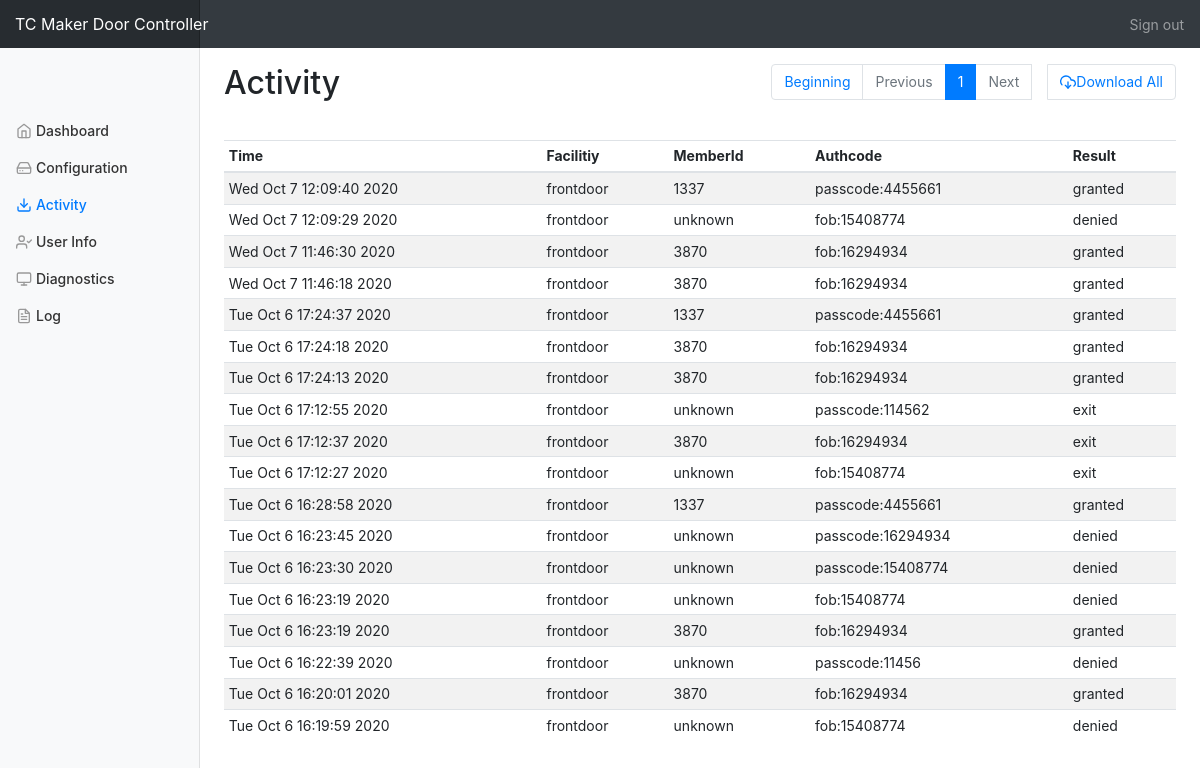
The page /activity on the database its author committed.
### models.py (models this page shows)
class Activity(Base):
    __tablename__  = 'activity'
    id = Column(Integer, primary_key=True)
    facility = Column(String, nullable=False)
    memberid = Column(String)
    authorization = Column(String)
    credentialref = Column(String) #convenience
    timestamp = Column(DateTime, nullable=False)
    result = Column(String, nullable=False)
    notified = Column(Boolean, nullable=False)

### webpanel.py (the view)
@webpanel.route('/activity')
@auth.login_required
def activity():
    page = request.args['page'] if 'page' in request.args else 1
    try:
        page = int(page)
    except:
        page = 1
    page = max(1,page)
    perPage = 200
    g.dbsession = Config.ScopedSession()
    total = g.dbsession.query(Activity).count()
    pages = ceil(total / perPage)
    page = min(pages, page)
    pagerange = range(max(0,page-3)+1,min(pages, page+2)+1)
    activity = g.dbsession.query(Activity).order_by(Activity.timestamp.desc()).offset((page - 1) * perPage).limit(perPage)
    return render_template('activity.html',activity=activity,ctx="activity",page=page, pages=pages,pagerange=pagerange)

### webpanel.py (called while the page is built)
@webpanel.teardown_appcontext
def shutdown_session(exception=None):
    if hasattr(g,'dbsession'):
        g.dbsession.close()

### templates/activity.html (shortened to what this page needs)
{% extends "base.html" %}
{% block titlecontent %}
<div class="w-100">
        <div class="float-left"><h1 class="h2">Activity</h1></div>
    <div class="float-right">
<nav aria-label="Page navigation example">
  <ul class="pagination">
    <li class="page-item" >
      <a class="page-link" href="{{ url_for("activity")}}" aria-label="Previous">Beginning </a>
    </li>
      <li class="page-item {% if page == 1 %}disabled{% endif %}" >
      <a class="page-link" href="{{ url_for('activity', page=page-1) }}" aria-label="Previous">Previous </a>
    </li>
    {% for pn in pagerange %}
    <li class="page-item {% if page == pn %}active{% endif %}"><a class="page-link " href="{{url_for('activity',page=pn)}}">{{ pn }}</a></li>
    {% endfor %}
    <li class="page-item {% if page == pages %}disabled{% endif %}">
      <a class="page-link" href="{{ url_for('activity', page=page+1) }}" aria-label="Next">Next</a>
    </li>
  <li class="page-item ml-3">
          <a class="page-link" href="{{ url_for('export') }}"><span data-feather="download-cloud"></span><span>Download All</span></a>
  </li>
  </ul>
</nav>
    </div>
    </div>
{% endblock %}
{% block content %}
<table class="table table-striped table-hover table-sm">
<thead>
<tr>
    <th>Time</th>
    <th>Facilitiy</th>
    <th>MemberId</th>
    <th>Authcode</th>
    <th>Result</th>
</tr>
</thead>
<tbody>
    {% for a in activity %}
    <tr>
    <td>{{ a.timestamp.strftime("%c") }}</td>
    <td>{{ a.facility }}</td>
    <td>{{ a.memberid }}</td>
        <td>{{ a.credentialref }}</td>
    <td>{{ a.result }}</td>
    </tr>
{% endfor %}
</tbody>
</table>
{% endblock %}

### templates/base.html (shortened to what this page needs)
<!doctype html>
<html lang="en">
  <head>
    <link href="{{ url_for('static', filename='bootstrap.min.css') }}" rel="stylesheet">
    <link href="{{  url_for('static',filename='tcdoorstyles.css') }}" rel="stylesheet">
  </head>
  <body>
    <nav class="navbar navbar-dark sticky-top bg-dark flex-md-nowrap p-0">
      <a class="navbar-brand col-sm-3 col-md-2 mr-0" href="#">TC Maker Door Controller</a>
      <ul class="navbar-nav px-3">
        <li class="nav-item text-nowrap">
          <a class="nav-link" href="#">Sign out</a>
        </li>
      </ul>
    </nav>
    <div class="container-fluid">
      <div class="row">
        <nav class="col-md-2 d-none d-md-block bg-light sidebar">
          <div class="sidebar-sticky">
            <ul class="nav flex-column" style="margin-top: 4em;">
              {% for k,v in
                { 'root' : ("Dashboard", "home", "/"),
                'configuration' : ("Configuration","hard-drive","/config"),
                'activity' : ("Activity","download","/activity"),
                'users' : ("User Info","user-check","/users"),
                'diagnostics' : ("Diagnostics","monitor","/diagnostics"),
                'log' : ("Log","file-text","/log"),
               }.items() %}
                    <li class="nav-item"><a class="nav-link {% if k == ctx %}active{% endif %}" href="{{ v[2] }}"><span data-feather="{{ v[1] }}"></span>{{v[0]}} {% if k == ctx %}<span class="sr-only">(current)</span>{% endif %}</a></li>
                {% endfor %}
            </ul>
          </div>
        </nav>
        <main role="main" class="col-md-9 ml-sm-auto col-lg-10 pt-3 px-4">
          <div class="d-flex justify-content-between flex-wrap flex-md-nowrap align-items-center pb-2 mb-3">
              {% block titlecontent %}{% endblock %}
          </div>
        <div>
        {%  block content %}
              {% endblock %}
        </div>
        </main>
      </div>
    </div>
  </body>
</html>

### static/tcdoorstyles.css (style rules this page uses)
body { font-size: .875rem; }
.feather { width: 16px; height: 16px; vertical-align: text-bottom; }
.sidebar { position: fixed; top: 0; bottom: 0; left: 0; z-index: 100; padding: 0; box-shadow: inset -1px 0 0 rgba(0, 0, 0, .1); }
.sidebar-sticky { position: -webkit-sticky; position: sticky; top: 48px; height: calc(100vh - 48px); padding-top: .5rem; overflow-x: hidden; overflow-y: auto; }
.sidebar .nav-link { font-weight: 500; color: #333; }
.sidebar .nav-link .feather { margin-right: 4px; color: #999; }
.sidebar .nav-link.active { color: #007bff; }
.sidebar .nav-link:hover .feather, .sidebar .nav-link.active .feather { color: inherit; }
.navbar-brand { padding-top: .75rem; padding-bottom: .75rem; font-size: 1rem; background-color: rgba(0, 0, 0, .25); box-shadow: inset -1px 0 0 rgba(0, 0, 0, .25); }

### rows shown on the page
Activity: timestamp "Wed Oct 7 12:09:40 2020", facility "frontdoor", memberid "1337", credentialref "passcode:4455661", result "granted"
Activity: timestamp "Wed Oct 7 12:09:29 2020", facility "frontdoor", memberid "unknown", credentialref "fob:15408774", result "denied"
Activity: timestamp "Wed Oct 7 11:46:30 2020", facility "frontdoor", memberid "3870", credentialref "fob:16294934", result "granted"
Activity: timestamp "Wed Oct 7 11:46:18 2020", facility "frontdoor", memberid "3870", credentialref "fob:16294934", result "granted"
Activity: timestamp "Tue Oct 6 17:24:37 2020", facility "frontdoor", memberid "1337", credentialref "passcode:4455661", result "granted"
Activity: timestamp "Tue Oct 6 17:24:18 2020", facility "frontdoor", memberid "3870", credentialref "fob:16294934", result "granted"
Activity: timestamp "Tue Oct 6 17:24:13 2020", facility "frontdoor", memberid "3870", credentialref "fob:16294934", result "granted"
Activity: timestamp "Tue Oct 6 17:12:55 2020", facility "frontdoor", memberid "unknown", credentialref "passcode:114562", result "exit"
Activity: timestamp "Tue Oct 6 17:12:37 2020", facility "frontdoor", memberid "3870", credentialref "fob:16294934", result "exit"
Activity: timestamp "Tue Oct 6 17:12:27 2020", facility "frontdoor", memberid "unknown", credentialref "fob:15408774", result "exit"
Activity: timestamp "Tue Oct 6 16:28:58 2020", facility "frontdoor", memberid "1337", credentialref "passcode:4455661", result "granted"
Activity: timestamp "Tue Oct 6 16:23:45 2020", facility "frontdoor", memberid "unknown", credentialref "passcode:16294934", result "denied"
Activity: timestamp "Tue Oct 6 16:23:30 2020", facility "frontdoor", memberid "unknown", credentialref "passcode:15408774", result "denied"
Activity: timestamp "Tue Oct 6 16:23:19 2020", facility "frontdoor", memberid "unknown", credentialref "fob:15408774", result "denied"
Activity: timestamp "Tue Oct 6 16:23:19 2020", facility "frontdoor", memberid "3870", credentialref "fob:16294934", result "granted"
Activity: timestamp "Tue Oct 6 16:22:39 2020", facility "frontdoor", memberid "unknown", credentialref "passcode:11456", result "denied"
Activity: timestamp "Tue Oct 6 16:20:01 2020", facility "frontdoor", memberid "3870", credentialref "fob:16294934", result "granted"
Activity: timestamp "Tue Oct 6 16:19:59 2020", facility "frontdoor", memberid "unknown", credentialref "fob:15408774", result "denied"

### other values the page prints
{{ v[0] }} "Dashboard" "Configuration" "Activity" "User Info" "Diagnostics" "Log"
{{ pn }} "1"
